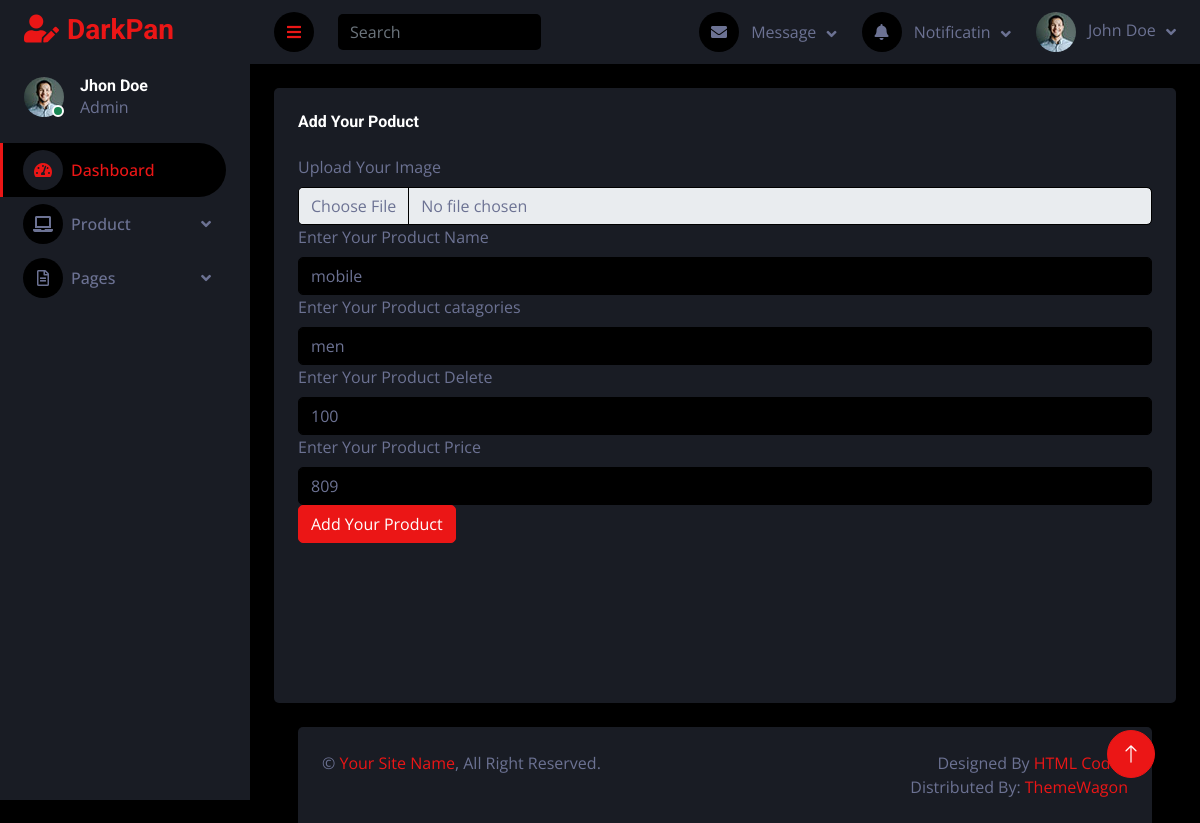
Screenshot of /phpweb/admin/edit.php?id=4 (signed in) with the database file from the repository.
### tables this page shows
CREATE TABLE `website` (
  `id` int(10) NOT NULL,
  `img` varchar(50) NOT NULL,
  `p_name` varchar(50) NOT NULL,
  `p_categories` varchar(50) NOT NULL,
  `del_price` int(50) NOT NULL,
  `price` int(50) NOT NULL
);

### phpweb/admin/edit.php (the view, shortened to what this page needs)
<!DOCTYPE html>
<html lang="en">
<head>
    <link href="https://cdnjs.cloudflare.com/ajax/libs/font-awesome/5.10.0/css/all.min.css" rel="stylesheet">
    <link href="https://cdn.jsdelivr.net/npm/bootstrap-icons@1.4.1/font/bootstrap-icons.css" rel="stylesheet">
    <link href="lib/owlcarousel/assets/owl.carousel.min.css" rel="stylesheet">
    <link href="lib/tempusdominus/css/tempusdominus-bootstrap-4.min.css" rel="stylesheet" />
    <link href="css/bootstrap.min.css" rel="stylesheet">
    <link href="css/style.css" rel="stylesheet">
</head>
<body>
    <div class="container-fluid position-relative d-flex p-0">
<?php
include 'header.php';
?>
        <div class="content">
            <nav class="navbar navbar-expand bg-secondary navbar-dark sticky-top px-4 py-0">
                <a href="#" class="sidebar-toggler flex-shrink-0">
                    <i class="fa fa-bars"></i>
                </a>
                <form class="d-none d-md-flex ms-4">
                    <input class="form-control bg-dark border-0" type="search" placeholder="Search">
                </form>
                <div class="navbar-nav align-items-center ms-auto">
                    <div class="nav-item dropdown">
                        <a href="#" class="nav-link dropdown-toggle" data-bs-toggle="dropdown">
                            <i class="fa fa-envelope me-lg-2"></i>
                            <span class="d-none d-lg-inline-flex">Message</span>
                        </a>
                    </div>
                    <div class="nav-item dropdown">
                        <a href="#" class="nav-link dropdown-toggle" data-bs-toggle="dropdown">
                            <i class="fa fa-bell me-lg-2"></i>
                            <span class="d-none d-lg-inline-flex">Notificatin</span>
                        </a>
                    </div>
                    <div class="nav-item dropdown">
                        <a href="#" class="nav-link dropdown-toggle" data-bs-toggle="dropdown">
                            <img class="rounded-circle me-lg-2" src="img/user.jpg" alt="" style="width: 40px; height: 40px;">
                            <span class="d-none d-lg-inline-flex">John Doe</span>
                        </a>
                    </div>
                </div>
            </nav>
            <div class="container-fluid pt-4 px-4">
                <div class="row g-4">
                    <div class="col-sm-12 col-xl-12">
                        <div class="bg-secondary rounded h-100 p-4">
                            <h6 class="mb-4">Add Your Poduct</h6>
                            <?php
$id=$_GET['id'];
$sql="SELECT * FROM `website` WHERE `id`='$id'";
$result=mysqli_query($con,$sql);
$row=mysqli_fetch_array($result);
?>
                            <form method="post" enctype="multipart/form-data">
                                <div class="mb-3">
                                    <label for="exampleInputEmail1" class="form-label">Upload Your Image</label>
                                    <input type="file" class="form-control" id="exampleInputEmail1"
                                        aria-describedby="emailHelp" name="image" value="<?php  echo $row['img'] ?>">
                                    <label for="exampleInputEmail1" class="form-label">Enter Your Product Name</label>
                                    <input type="text" class="form-control" id="exampleInputEmail1"
                                        aria-describedby="emailHelp" name="pname" value="<?php  echo $row['p_name'] ?>">
                                        <label for="exampleInputEmail1" class="form-label">Enter Your Product catagories</label>
                                    <input type="text" class="form-control" id="exampleInputEmail1"
                                        aria-describedby="emailHelp" name="pcat" value="<?php  echo $row['p_categories'] ?>">
                                        <label for="exampleInputEmail1" class="form-label">Enter Your Product Delete</label>
                                    <input type="text" class="form-control" id="exampleInputEmail1"
                                        aria-describedby="emailHelp" name="pdelete" value="<?php  echo $row['del_price'] ?>">
                                        <label for="exampleInputEmail1" class="form-label">Enter Your Product Price</label>
                                    <input type="text" class="form-control" id="exampleInputEmail1"
                                        aria-describedby="emailHelp" name="pprice" value="<?php  echo $row['price'] ?>">
                                <button type="submit" class="btn btn-primary" name="add">Add Your Product</button>
                            </form>
                        </div>
                    </div>
            <div class="container-fluid pt-4 px-4">
                <div class="bg-secondary rounded-top p-4">
                    <div class="row">
                        <div class="col-12 col-sm-6 text-center text-sm-start">
                            &copy; <a href="#">Your Site Name</a>, All Right Reserved.
                        </div>
                        <div class="col-12 col-sm-6 text-center text-sm-end">
                            Designed By <a href="https://htmlcodex.com">HTML Codex</a>
                            <br>Distributed By: <a href="https://themewagon.com" target="_blank">ThemeWagon</a>
                        </div>
                    </div>
                </div>
            </div>
        </div>
        <a href="#" class="btn btn-lg btn-primary btn-lg-square back-to-top"><i class="bi bi-arrow-up"></i></a>
    </div>
</body>
</html>

### phpweb/admin/css/style.css (style rules this page uses)
:root { --primary: #EB1616; --secondary: #191C24; --light: #6C7293; --dark: #000000; }
.back-to-top { position: fixed; display: none; right: 45px; bottom: 45px; z-index: 99; }
.btn { transition: .5s; }
.btn-lg-square { width: 48px; height: 48px; }
.btn-square, .btn-sm-square, .btn-lg-square { padding: 0; display: inline-flex; align-items: center; justify-content: center; font-weight: normal; border-radius: 50px; }
.content { margin-left: 250px; min-height: 100vh; background: var(--dark); transition: 0.5s; }
@media (min-width: 992px) { .content { width: calc(100% - 250px); } }
.content .navbar .navbar-nav .nav-link { margin-left: 25px; padding: 12px 0; color: var(--light); outline: none; }
.content .navbar .sidebar-toggler, .content .navbar .navbar-nav .nav-link i { width: 40px; height: 40px; display: inline-flex; align-items: center; justify-content: center; background: var(--dark); border-radius: 40px; }
.content .navbar .dropdown-toggle::after { margin-left: 6px; vertical-align: middle; border: none; content: "\f107"; font-family: "Font Awesome 5 Free"; font-weight: 900; transition: .5s; }

### rows the page displays
website: pname "mobile", pcat "men", pdelete "100", pprice "809"
